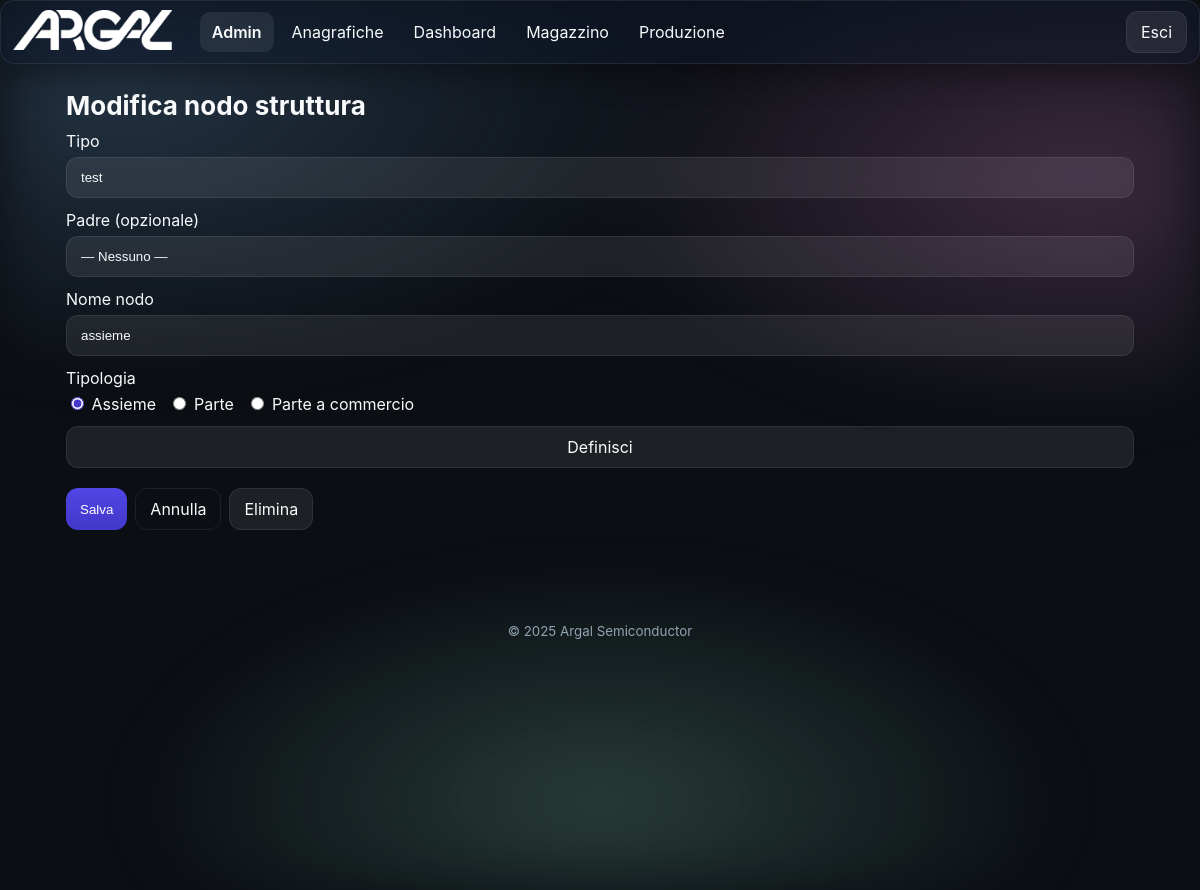
The page /admin/structures/node/1/edit (signed in) on the database its author committed.
### app/models.py (models this page shows, shortened)
class TimestampMixin(db.Model):
    __abstract__ = True
    created_at = db.Column(db.DateTime, default=datetime.utcnow)
    updated_at = db.Column(db.DateTime, default=datetime.utcnow, onupdate=datetime.utcnow)

class Module(TimestampMixin):
    __tablename__ = 'modules'
    id = db.Column(db.Integer, primary_key=True)
    name = db.Column(db.String(100), unique=True, nullable=False)
    slug = db.Column(db.String(100), unique=True, nullable=False)
    endpoint = db.Column(db.String(120), unique=True, nullable=False)
    enabled = db.Column(db.Boolean, default=True)
    icon = db.Column(db.String(100), default='cube')

class Structure(TimestampMixin):
    __tablename__ = 'structures'
    id = db.Column(db.Integer, primary_key=True)
    type_id = db.Column(db.Integer, db.ForeignKey('structure_types.id'), nullable=False)
    name = db.Column(db.String(200), nullable=False)
    parent_id = db.Column(db.Integer, db.ForeignKey('structures.id'), nullable=True)
    type = db.relationship('StructureType', backref=db.backref('nodes', lazy='dynamic'))
    parent = db.relationship('Structure', remote_side=[id], backref='children')
    component_id = db.Column(db.Integer, db.ForeignKey('component_masters.id'), nullable=True)
    component_master = db.relationship('ComponentMaster')
    flag_assembly = db.Column(db.Boolean, default=False)
    flag_part = db.Column(db.Boolean, default=False)
    flag_commercial = db.Column(db.Boolean, default=False)
    table_assieme = db.Column(db.Boolean, default=False)
    table_parte = db.Column(db.Boolean, default=False)
    table_commerciale = db.Column(db.Boolean, default=False)
    work_phase_id = db.Column(db.Integer, db.ForeignKey('work_phases.id'), nullable=True)
    processing_type = db.Column(db.String(20))  # "internal" or "external"
    supplier_id = db.Column(db.Integer, db.ForeignKey('suppliers.id'), nullable=True)
    work_center_id = db.Column(db.Integer, db.ForeignKey('work_centers.id'), nullable=True)
    weight = db.Column(db.Float)
    processing_cost = db.Column(db.Float)
    standard_time = db.Column(db.Float)  # stored in minutes
    lead_time_theoretical = db.Column(db.Float)  # stored in minutes
    lead_time_real = db.Column(db.Float)  # stored in minutes
    description = db.Column(db.Text)
    notes = db.Column(db.Text)
    price_per_unit = db.Column(db.Float)
    minimum_order_qty = db.Column(db.Integer)
    quantity_in_stock = db.Column(db.Float)
    stock_threshold = db.Column(db.Float)
    replenishment_qty = db.Column(db.Float)
    is_sellable = db.Column(db.Boolean)
    guiding_part = db.Column(db.Boolean)
    revision = db.Column(db.Integer, default=0)
    compatible_revisions = db.Column(db.Text)
    work_phase = db.relationship('WorkPhase', foreign_keys=[work_phase_id])
    supplier = db.relationship('Supplier', foreign_keys=[supplier_id])
    work_center = db.relationship('WorkCenter', foreign_keys=[work_center_id])

class StructureType(TimestampMixin):
    __tablename__ = 'structure_types'
    id = db.Column(db.Integer, primary_key=True)
    name = db.Column(db.String(120), unique=True, nullable=False)
    description = db.Column(db.Text)
    fields = db.relationship('TypeField', backref='type', cascade='all, delete-orphan')
    is_assembly = db.Column(db.Boolean, default=False)
    is_part = db.Column(db.Boolean, default=False)
    is_commercial = db.Column(db.Boolean, default=False)
    default_work_phase_id = db.Column(db.Integer, db.ForeignKey('work_phases.id'), nullable=True)
    default_processing_type = db.Column(db.String(20))  # "internal" or "external"
    default_supplier_id = db.Column(db.Integer, db.ForeignKey('suppliers.id'), nullable=True)
    default_work_center_id = db.Column(db.Integer, db.ForeignKey('work_centers.id'), nullable=True)
    default_weight = db.Column(db.Float)
    default_processing_cost = db.Column(db.Float)
    default_standard_time = db.Column(db.Float)  # stored in minutes
    default_lead_time_theoretical = db.Column(db.Float)  # stored in minutes
    default_lead_time_real = db.Column(db.Float)  # stored in minutes
    default_description = db.Column(db.Text)
    default_notes = db.Column(db.Text)
    default_price_per_unit = db.Column(db.Float)
    default_minimum_order_qty = db.Column(db.Integer)
    default_stock_threshold = db.Column(db.Float)
    default_replenishment_qty = db.Column(db.Float)
    default_work_phase = db.relationship('WorkPhase', foreign_keys=[default_work_phase_id])
    default_supplier = db.relationship('Supplier', foreign_keys=[default_supplier_id])
    default_work_center = db.relationship('WorkCenter', foreign_keys=[default_work_center_id])

### app/blueprints/admin/routes.py (the view, shortened to what this page needs)
@admin_bp.route('/structures/node/<int:node_id>/edit', methods=['GET', 'POST'])
@login_required
def edit_structure_node(node_id: int):
    admin_required()
    node = Structure.query.get_or_404(node_id)
    types = StructureType.query.order_by(StructureType.name.asc()).all()
    nodes_by_type = {t.id: t.nodes.order_by(Structure.name.asc()).all() for t in types}
    suppliers = Supplier.query.order_by(Supplier.name.asc()).all()
    work_centers = WorkCenter.query.order_by(WorkCenter.name.asc()).all()
    work_phases = WorkPhase.query.order_by(WorkPhase.name.asc()).all()
    return render_template('admin/edit_structure_node.html',
                           node=node,
                           types=types,
                           nodes_by_type=nodes_by_type,
                           suppliers=suppliers,
                           work_centers=work_centers,
                           work_phases=work_phases)

### app/blueprints/admin/routes.py (called while the page is built)
def admin_required():
    if not current_user.is_authenticated or not getattr(current_user, 'is_admin', False):
        abort(403)

@admin_bp.before_request
def check_admin():
    if not current_user.is_authenticated:
        return login_manager.unauthorized()
    if not current_user.is_admin:
        abort(403)

### app/models.py (called while the page is built)
@login_manager.user_loader
def load_user(user_id):
    try:
        return User.query.get(int(user_id))
    except Exception:
        return None

    @property
    def is_admin(self) -> bool:
        return self.role == 'admin'

### app/templates/admin/edit_structure_node.html (shortened to what this page needs)
{% extends 'base.html' %}
{% block content %}
<section class="section">
  <h2 class="section-title">Modifica nodo struttura</h2>
  <form method="post" class="form">
    <label class="field">
      <span>Tipo</span>
      <select name="type_id" required>
        {% for t in types %}
          <option value="{{ t.id }}" {% if node.type_id == t.id %}selected{% endif %}>{{ t.name }}</option>
        {% endfor %}
      </select>
    </label>
    <label class="field">
      <span>Padre (opzionale)</span>
      <select name="parent_id">
        <option value="" {% if not node.parent_id %}selected{% endif %}>— Nessuno —</option>
      </select>
    </label>
    <label class="field">
      <span>Nome nodo</span>
      <input name="node_name" required value="{{ node.name }}">
    </label>
    <label class="field">
      <span>Tipologia</span>
      <div class="check-group">
        <label style="margin-right:8px;">
          <input type="radio" name="node_typology" value="assembly" {% if node.flag_assembly %}checked{% endif %}> Assieme
        </label>
        <label style="margin-right:8px;">
          <input type="radio" name="node_typology" value="part" {% if node.flag_part %}checked{% endif %}> Parte
        </label>
        <label>
          <input type="radio" name="node_typology" value="commercial" {% if node.flag_commercial %}checked{% endif %}> Parte a commercio
        </label>
      </div>
    </label>
    <a class="btn secondary" href="{{ url_for('admin.define_structure_node_defaults', node_id=node.id) }}" style="margin-bottom:8px;">Definisci</a>
    <div class="form-actions" style="display:flex; gap:8px; flex-wrap:wrap;">
      <button class="btn primary" type="submit">Salva</button>
      <a class="btn ghost" href="{{ url_for('admin.structures') }}">Annulla</a>
      <a class="btn danger" href="{{ url_for('admin.delete_structure_node', node_id=node.id) }}">Elimina</a>
    </div>
  </form>
</section>
{% endblock %}

### app/templates/base.html (shortened to what this page needs)
<!doctype html>
<html lang="it" data-theme="dark">
<head>
  <link rel="stylesheet" href="{{ url_for('static', filename='css/styles.css') }}">
</head>
<body>
  <div class="bg-aurora"></div>
  {% if current_user.is_authenticated and not embedded %}
  <header class="app-header glass">
    <div class="brand">
      <a href="{{ url_for('dashboard.index') }}" class="brand-link" style="display:inline-block;">
        <img src="{{ url_for('static', filename='img/logo.png') }}" alt="Logo" class="logo">
      </a>
    </div>
    <nav class="nav-desktop">
      {% set cur_ep = request.endpoint or '' %}
      {% set detected_bp = (cur_ep.split('.')|first) %}
      {% set forced_bp = None %}
      {% if active_module is defined and active_module %}
        {% set forced_bp = active_module %}
      {% elif g is defined and g.active_module is defined and g.active_module %}
        {% set forced_bp = g.active_module %}
      {% endif %}
      {% set cur_bp = forced_bp if forced_bp else detected_bp %}
      {% for m in enabled_modules %}
        {% set mod_bp = (m.endpoint.split('.')|first) %}
        {% set is_active = (mod_bp == cur_bp) %}
        {% set display_name = 'Anagrafiche' if (m.slug == 'products' or m.name == 'Prodotti') else m.name %}
        <a class="nav-link{{ ' active' if is_active else '' }}" href="{{ url_for(m.endpoint) }}">{{ display_name }}</a>
      {% endfor %}
    </nav>
    <div class="header-actions">
      <a class="btn btn-ghost" href="{{ url_for('auth.logout') }}">Esci</a>
    </div>
  </header>
    {% set cur_ep = request.endpoint or '' %}
    {% set detected_bp = (cur_ep.split('.')|first) %}
    {% set forced_bp = None %}
    {% if active_module is defined and active_module %}
      {% set forced_bp = active_module %}
    {% elif g is defined and g.active_module is defined and g.active_module %}
      {% set forced_bp = g.active_module %}
    {% endif %}
    {% set cur_bp = forced_bp if forced_bp else detected_bp %}
  {% endif %}
  <main class="container">
    {% block content %}{% endblock %}
  </main>
  {% if not embedded %}
  <footer class="app-footer">
    <small>© {{ 2025 }} Argal Semiconductor</small>
  </footer>
  {% endif %}
</body>
</html>

### app/static/css/styles.css (style rules this page uses)
:root { --radius: 14px; --gap: 16px; --glass-bg: rgba(255,255,255,.10); --glass-stroke: rgba(255,255,255,.25); --text: #0b0b0c; --muted: #6b7280; --bg: #f6f7fb; --card: rgba(255,255,255,.6); --shadow: 0 10px 30px rgba(2,6,23,.15); }
html[data-theme='dark'] { --glass-bg: rgba(17,25,40,.50); --glass-stroke: rgba(255,255,255,.08); --text: #f8fafc; --muted: #93a3b3; --bg: #0b0e13; --card: rgba(255,255,255,.08); --shadow: 0 10px 30px rgba(0,0,0,.35); color-scheme: dark light; }
* { box-sizing:border-box; }
html,body { height:100%; }
body { margin:0; font-family: -apple-system, BlinkMacSystemFont, "Segoe UI", Roboto, Inter, "Helvetica Neue", Arial, "Apple Color Emoji","Segoe UI Emoji", "Segoe UI Symbol"; color: var(--text); background: var(--bg); }
.container { max-width:1100px; margin: 90px auto 60px; padding: 0 16px; }
.bg-aurora { position: fixed; inset: 0; background: radial-gradient(1200px 600px at 10% 10%, #8ec5ff33 0%, transparent 50%), radial-gradient(1000px 500px at 90% 20%, #ffa3e533 0%, transparent 50%), radial-gradient(1200px 600px at 50% 90%, #a7f3d033 0%, transparent 40%); filter: blur(30px) saturate(120%); animation: float 16s linear infinite alternate; z-index: -1; }
.glass { background: var(--glass-bg); border: 1px solid var(--glass-stroke); backdrop-filter: blur(14px) saturate(140%); -webkit-backdrop-filter: blur(14px) saturate(140%); border-radius: var(--radius); box-shadow: var(--shadow); }
.app-header { position: fixed; top: 0; left: 0; right: 0; height: 64px; display:flex; align-items:center; gap:16px; padding: 0 12px; z-index: 1000; }
.brand { display:flex; align-items:center; gap:10px; }
.brand .logo { height: 40px; width: auto; }
.nav-desktop { margin-left: 12px; display:none; gap:6px; }
.nav-desktop .nav-link { display:inline-flex; align-items:center; gap:8px; padding:10px 12px; border-radius: 10px; text-decoration:none; color:inherit; transition: transform .2s ease, background .2s ease, font-weight .2s ease; }
.nav-desktop .nav-link.active, .nav-mobile .nav-link.active { font-weight:600; background: var(--card); }
.header-actions { margin-left:auto; display:flex; align-items:center; gap:10px; }
@media (min-width: 900px) { .nav-desktop { display:flex; } }
.btn { display:inline-flex; align-items:center; justify-content:center; gap:8px; padding:10px 14px; border-radius: 12px; border:1px solid var(--glass-stroke); background: var(--card); cursor:pointer; text-decoration:none; color:inherit; transition: transform .2s ease, filter .2s ease, background .2s ease; }
.btn.primary { background: linear-gradient(180deg, #4f46e5, #4338ca); color:white; border:0; }
.btn.ghost { background: transparent; border:1px solid var(--glass-stroke); }
input[type="radio"] { accent-color: #4338ca; }
.section { margin-top: 12px; }
.section-title { font-size: 26px; margin: 10px 0; }
.form { display:flex; flex-direction:column; gap: 12px; }
.field { display:flex; flex-direction:column; gap:6px; }
.field input:not([type="checkbox"]):not([type="radio"]), .field textarea, .field select { border-radius: 12px; padding:12px 14px; background: var(--card); border:1px solid var(--glass-stroke); color: inherit; outline: none; -webkit-appearance: none; appearance: none; }
.field select option, .field select optgroup { background: var(--bg); color: var(--text); }
.app-footer { text-align:center; padding: 30px 0; color: var(--muted); }

### rows shown on the page
Module: name "Admin"
Module: name "Anagrafiche"
Module: name "Dashboard"
Module: name "Magazzino"
Module: name "Produzione"
Structure: type_id "test", parent_id "— Nessuno —", node_name "assieme", flag_assembly "☑ Tipologia Assieme Parte Par", flag_part "☐ Parte", flag_commercial "☐ Parte a commercio"

### other values the page prints
{{ 2025 }} "2025"
